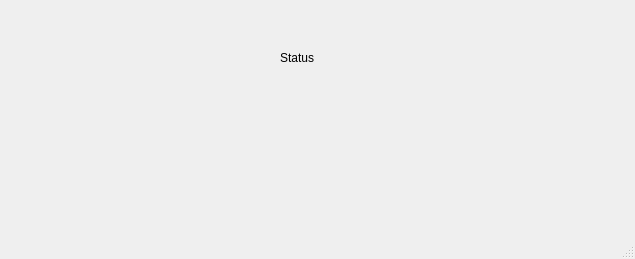
<?xml version="1.0" encoding="UTF-8"?>
<ui version="4.0">
 <class>MainWindow</class>
 <widget class="QMainWindow" name="MainWindow">
  <property name="geometry">
   <rect>
    <x>0</x>
    <y>0</y>
    <width>635</width>
    <height>259</height>
   </rect>
  </property>
  <property name="windowTitle">
   <string>MainWindow</string>
  </property>
  <widget class="QWidget" name="centralwidget">
   <widget class="QLabel" name="statusLabel">
    <property name="geometry">
     <rect>
      <x>280</x>
      <y>50</y>
      <width>57</width>
      <height>15</height>
     </rect>
    </property>
    <property name="text">
     <string>Status</string>
    </property>
   </widget>
  </widget>
  <widget class="QMenuBar" name="menubar">
   <property name="geometry">
    <rect>
     <x>0</x>
     <y>0</y>
     <width>635</width>
     <height>20</height>
    </rect>
   </property>
  </widget>
  <widget class="QStatusBar" name="statusbar"/>
 </widget>
 <resources/>
 <connections/>
</ui>
